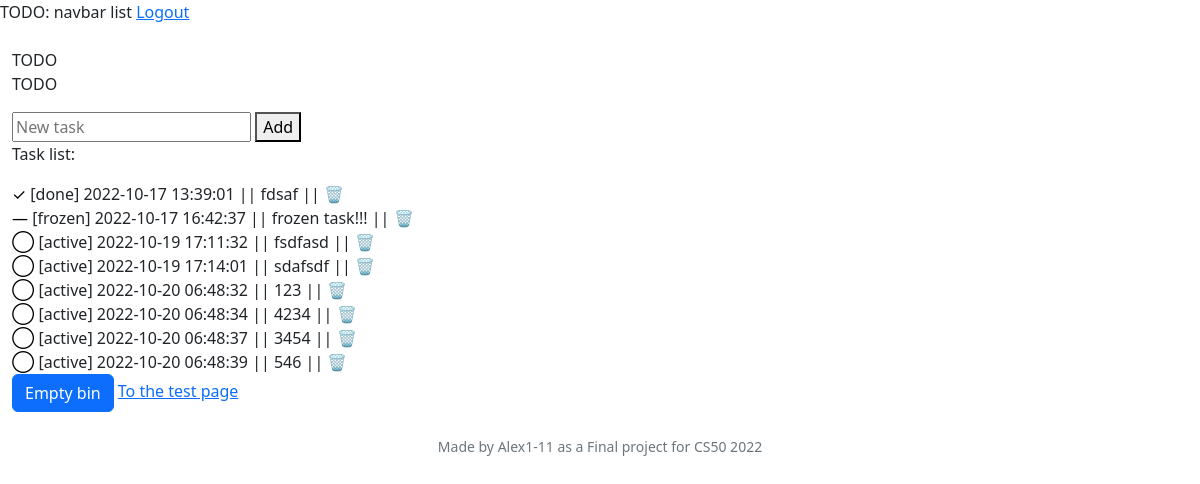
Page / (signed in) on the earlier database version.
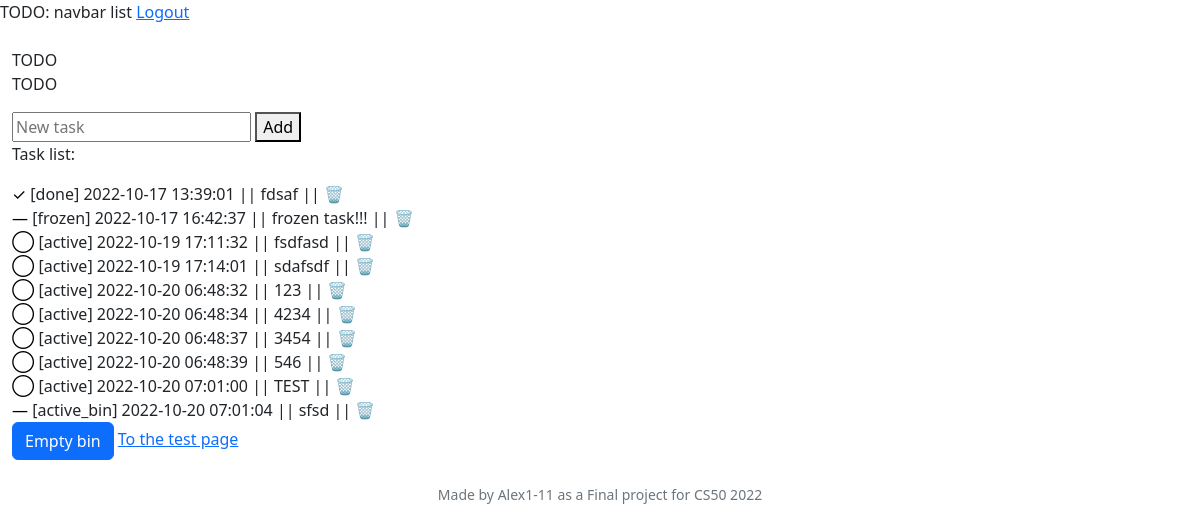
Same page on the later database version.
### models.py (models this page shows)
class Task(Base):
    __tablename__ = "tasks"
    id = Column(Integer, primary_key=True)
    created = Column(DateTime(), default=func.now())
    user_id = Column(Integer, ForeignKey("users.id"))
    title = Column(String(100), nullable=False)
    status = Column(String, default="active")
    priority = Column(Integer, default=0)
    date = Column(String)
    datetime = Column(String)
    context_id = Column(Integer, ForeignKey("contexts.id"))
    project_id = Column(Integer, ForeignKey("projects.id"))
    note = Column(String)
    parent_id = Column(Integer, ForeignKey("tasks.id"))
    repeat = Column(String)
    tags = relationship(
        "Tag", secondary=task_tags, back_populates="tasks"
    )

### app.py (the view)
@app.route("/", methods=["GET", "POST"])
@login_required
def index():
    if request.method == "POST":
        if request.form.get("task_new_trigger") and request.form.get("task_new"):
            with DbSession.begin() as db:
                task_new = Task(
                    title=request.form.get("task_new").strip(),
                    user_id=session["user_id"],
                )
                db.add(task_new)
            return redirect("/")
        if request.form.get("task_mark"):
            with DbSession.begin() as db:
                task = db.execute(
                    select(Task)
                    .where(Task.id == request.form["task_mark"])
                ).scalars().first()
                if task.status == "done":
                    db.execute(
                        update(Task)
                        .where(Task.id == task.id)
                        .values(status="active")
                    )
                elif task.status == "active":
                    db.execute(
                        update(Task)
                        .where(Task.id == task.id)
                        .values(status="done")
                    )
            return redirect("/")
        if request.form.get("task_delete"):
            with DbSession.begin() as db:
                db.execute(
                    update(Task)
                    .where(Task.id == request.form["task_delete"])
                    .values(status=Task.status + "_bin")
                )
            return redirect("/")
        if request.form.get("task_restore"):
            with DbSession.begin() as db:
                db.execute(
                    update(Task)
                    .where(Task.status.endswith('_bin', autoescape=True))
                )
        if request.form.get("bin_empty"):
            with DbSession.begin() as db:
                db.execute(
                    delete(Task)
                    .where(Task.status.endswith('_bin', autoescape=True))
                    .execution_options(synchronize_session=False)
                )
            return redirect("/")
        return redirect("/")
    else:
        with DbSession.begin() as db:
            tasks = db.execute(select(Task)).scalars().all()
            if tasks:
                return render_template("index.html", tasks=tasks)
            else:
                flash("No tasks left")
                return render_template("index.html")

### app.py (called while the page is built)
@app.after_request
def after_request(response):
    response.headers["Cache-Control"] = "no-cache, no-store, must-revalidate"
    response.headers["Expires"] = 0
    response.headers["Pragma"] = "no-cache"
    return response

def login_required(f):
    @wraps(f)
    def decorated_function(*args, **kwargs):
        if session.get("user_id") is None:
            return redirect("/login")
        return f(*args, **kwargs)
    return decorated_function

### templates/index.html (shortened to what this page needs)
{% extends "layout.html" %}
{% block main %}
    <p>TODO</p>
    <form action="/" method="POST">
        <div>
            <input autocomplete="off" id="task_new" name="task_new" placeholder="New task" type="text" required>
            <button type="submit" name="task_new_trigger" value="1">Add</button>
        </div>
    </form>
    <div>
        <p>Task list:</p>
        {% for task in tasks %}
            <div>
                <form action="/" method="POST">
                    <span>[{{ task.status }}] {{ task.created }} || {{ task.title }} ||</span>
                </form>
            </div>
        {% endfor %}
    </div>
    <button type="button" class="btn btn-primary" data-bs-toggle="modal" data-bs-target="#exampleModal">
        Empty bin
    </button>
    <a href="/test">To the test page</a>
{% endblock %}

### templates/layout.html (shortened to what this page needs)
<!DOCTYPE html>
<html lang="en">
    <head>
        <link href="https://cdn.jsdelivr.net/npm/bootstrap@5.2.2/dist/css/bootstrap.min.css" rel="stylesheet">
        <link href="/static/styles.css" rel="stylesheet">
    </head>
    <body>
        <div class="">
            {% if session["user_id"] %}
                TODO: navbar list
                <a href="/logout">Logout</a>
            {% else %}
                <a href="/register">Register</a>
                <a href="/login">Log in</a>
            {% endif %}
        </div>
        <div class="container-xxl bg-gutter mt-3 my-md-4 bd-layout">
            <aside class="bd-sidebar">
                <div class="offcanvas-lg offcanvas-start" tabindex="-1" id="bd-sidebar">
                    <div class="offcanvas-body">
                        <nav class="bd-links w-100">
                            TODO
                        </nav>
                    </div>
                </div>
            </aside>
            <main class="bd-main order-1">
                {% block main %}{% endblock %}
            </main>
        </div>
        <footer class="mb-5 small text-center text-muted">
            Made by Alex1-11 as a Final project for CS50 2022
        </footer>
    </body>
</html>

Differences in the rows shown:
added Task: status "active", created "2022-10-20 07:01:00", title "TEST"
added Task: status "active_bin", created "2022-10-20 07:01:04", title "sfsd"
